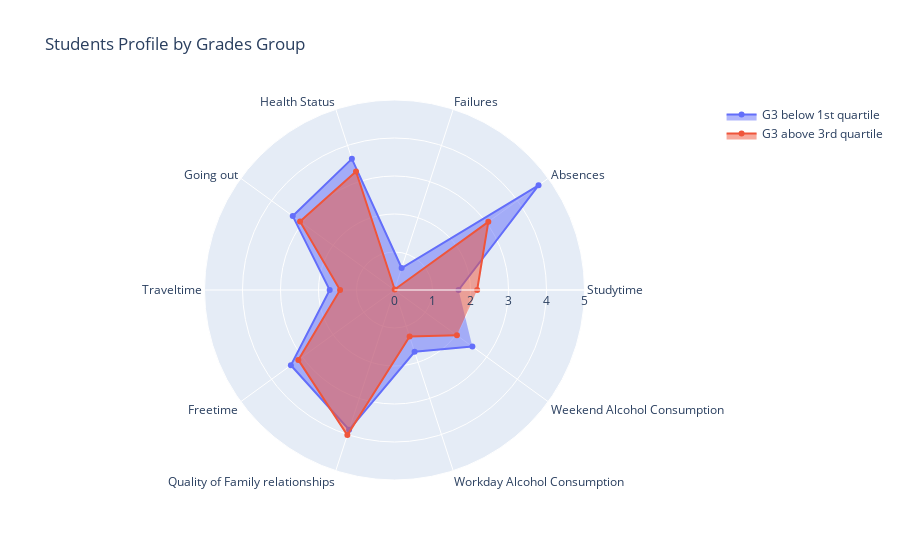

The code cell stored with this chart in its notebook:
### Code cell
import plotly.graph_objects as go

# Define categories
categories = ['Studytime', 'Absences', 'Failures','Health Status', 
              'Going out', 'Traveltime','Freetime', 
              'Quality of Family relationships',
              'Workday Alcohol Consumption','Weekend Alcohol Consumption']


fig = go.Figure()

# First radar chart
fig.add_trace(go.Scatterpolar(
      r=[np.mean(Q1_spider['studytime']), np.mean(Q1_spider['absences']),
         np.mean(Q1_spider['failures']), np.mean(Q1_spider['health']), 
         np.mean(Q1_spider['goout']), np.mean(Q1_spider['traveltime']),
         np.mean(Q1_spider['freetime']), np.mean(Q1_spider['famrel']),
         np.mean(Q1_spider['Dalc']),np.mean(Q1_spider['Walc'])],
        theta=categories,
        fill='toself',
        name='G3 below 1st quartile'
))

#Second radar chart
fig.add_trace(go.Scatterpolar(
      r=[np.mean(Q3_spider['studytime']), np.mean(Q3_spider['absences']),
         np.mean(Q3_spider['failures']), np.mean(Q3_spider['health']), 
         np.mean(Q3_spider['goout']), np.mean(Q3_spider['traveltime']),
         np.mean(Q3_spider['freetime']), np.mean(Q3_spider['famrel']),
         np.mean(Q3_spider['Dalc']),np.mean(Q3_spider['Walc'])],
        theta=categories,
        fill='toself',
        name='G3 above 3rd quartile'
))


fig.update_layout(title='Students Profile by Grades Group',
  polar=dict(
    radialaxis=dict(
      visible=True,
      range=[0, 5]
    )),
  showlegend=True
)



fig.show()

### Figure 1 — Plotly figure (JSON) as saved in the notebook; plotly's stock layout.template omitted (floating-point values rounded to 4 significant figures)
{"data": [{"fill": "toself", "name": "G3 below 1st quartile", "r": [1.685, 4.685, 0.6091, 3.629, 3.31, 1.706, 3.371, 3.868, 1.711, 2.533], "theta": ["Studytime", "Absences", "Failures", "Health Status", "Going out", "Traveltime", "Freetime", "Quality of Family relationships", "Workday Alcohol Consumption", "Weekend Alcohol Consumption"], "type": "scatterpolar"}, {"fill": "toself", "name": "G3 above 3rd quartile", "r": [2.175, 3.052, 0.01546, 3.278, 3.072, 1.433, 3.129, 4.015, 1.289, 2.031], "theta": ["Studytime", "Absences", "Failures", "Health Status", "Going out", "Traveltime", "Freetime", "Quality of Family relationships", "Workday Alcohol Consumption", "Weekend Alcohol Consumption"], "type": "scatterpolar"}], "layout": {"polar": {"radialaxis": {"range": [0, 5], "visible": true}}, "showlegend": true, "title": {"text": "Students Profile by Grades Group"}}}
